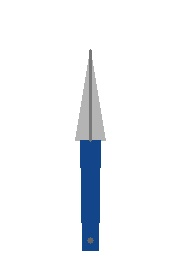
#> input picture dataset/original/knife/knife_001.jpg, 180 x 280 px; its folder holds only this picture in this run
$ python simple_augmenter.py
#> lines starting #> are read from the running program, lines starting #| are printed output that depends on the picture
import cv2
import argparse
from pathlib import Path
import shutil

class SimpleAugmenter:
    """
    Una clase simple para aumentar un dataset de imágenes aplicando transformaciones básicas.

    Atributos:
        input_dir (str): Directorio de las imágenes originales.
        output_dir (str): Directorio donde se guardarán las imágenes aumentadas.
    """

    def __init__(self, input_dir, output_dir):
        """
        Inicializa el aumentador con los directorios de entrada y salida.
        """
        self.input_dir = Path(input_dir)
        self.output_dir = Path(output_dir)
        if not self.input_dir.is_dir():
            raise FileNotFoundError(f"El directorio de entrada no existe: {self.input_dir}")
        self.output_dir.mkdir(parents=True, exist_ok=True)

    def _apply_transformations(self, image_path):
        """
        Aplica un conjunto fijo de transformaciones a una sola imagen.

        Args:
            image_path (Path): La ruta a la imagen a transformar.

        Returns:
            dict: Un diccionario con los nombres de las transformaciones y las imágenes (numpy arrays).
        """
        original_image = cv2.imread(str(image_path))
#> original_image is the input picture: shape (280, 180, 3); mean B, G, R 247.4, 244.8, 242.7
        if original_image is None:
            return {}

        # 1. Volteo Horizontal
        h_flip = cv2.flip(original_image, 1)

        # 2. Volteo Vertical
        v_flip = cv2.flip(original_image, 0)
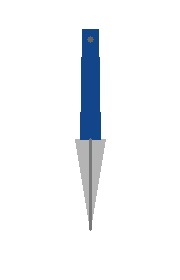
#> v_flip: shape (280, 180, 3); mean B, G, R 247.4, 244.8, 242.7

        # 3. Rotación 90 grados
        rotated_90 = cv2.rotate(original_image, cv2.ROTATE_90_CLOCKWISE)
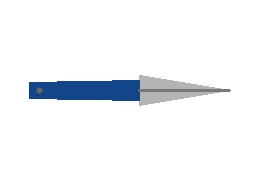
#> rotated_90: shape (180, 280, 3); mean B, G, R 247.4, 244.8, 242.7

        return {
            "h_flip": h_flip,
            "v_flip": v_flip,
            "rotated_90": rotated_90,
        }

    def process(self):
        """
        Procesa todas las imágenes en el directorio de entrada, aplica las transformaciones
        y guarda los resultados en el directorio de salida.
        """
        print(f"Iniciando aumentación simple desde '{self.input_dir}' hacia '{self.output_dir}'...")
        image_files = list(self.input_dir.glob('*.[jp][pn]g'))

        if not image_files:
            print("Advertencia: No se encontraron imágenes .jpg o .png en el directorio de entrada.")
            return

        total_original = len(image_files)
        total_augmented = 0

        for i, image_path in enumerate(image_files):
            print(f"Procesando [{i+1}/{total_original}]: {image_path.name}")

            # Copia la imagen original
            original_dest = self.output_dir / image_path.name
            cv2.imwrite(str(original_dest), cv2.imread(str(image_path)))
            total_augmented += 1

            transformations = self._apply_transformations(image_path)
#> transformations = 3 items

            for transform_name, transformed_image in transformations.items():
                new_filename = f"{image_path.stem}_{transform_name}{image_path.suffix}"
                output_path = self.output_dir / new_filename
                cv2.imwrite(str(output_path), transformed_image)
                total_augmented += 1
#> this loop made 3 passes
#> (transform_name, new_filename) on passes 1 to 3: ('h_flip', 'knife_001_h_flip.jpg'), ('v_flip', 'knife_001_v_flip.jpg'), ('rotated_90', 'knife_001_rotated_90.jpg')
#> after the loop, total_augmented = 4

        print("\n--- Proceso de Aumentación Completado ---")
        print(f"Imágenes originales procesadas: {total_original}")
        print(f"Imágenes totales en el directorio de salida: {total_augmented}")
#| Imágenes totales en el directorio de salida: 4
        print(f"Directorio de salida: '{self.output_dir}'")


def main():
    parser = argparse.ArgumentParser(
        description="Aumentador simple de imágenes para datasets de armas.",
        formatter_class=argparse.RawTextHelpFormatter
    )
    parser.add_argument(
        '--input',
        type=str,
        default='dataset/original',
        help='Directorio con las imágenes originales (por clase, ej: dataset/original/knife).'
    )
    parser.add_argument(
        '--output',
        type=str,
        default='dataset/augmented',
        help='Directorio para guardar las imágenes aumentadas (por clase, ej: dataset/augmented/knife).'
    )

    args = parser.parse_args()

    # Detectar si hay subdirectorios de clases (knife, pistol)
    input_path = Path(args.input)
    output_path = Path(args.output)

    subdirs = [d for d in input_path.iterdir() if d.is_dir()]

    if subdirs:
        print(f"Se detectaron {len(subdirs)} clases: {[d.name for d in subdirs]}")
        for class_dir in subdirs:
            print(f"\n--- Procesando clase: {class_dir.name} ---")
            class_output_dir = output_path / class_dir.name
            augmenter = SimpleAugmenter(class_dir, class_output_dir)
            augmenter.process()
#> pass 2 of the loop in main, `for class_dir in subdirs:`:
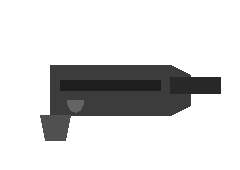
#> input picture dataset/original/pistol/pistol_001.jpg, 240 x 170 px
#> in _apply_transformations, original_image is the input picture: shape (170, 240, 3); min 26, max 255, mean 215.3
#> h_flip: shape (170, 240, 3)
#> in _apply_transformations (call 2), `v_flip = cv2.flip(original_image, 0)`:
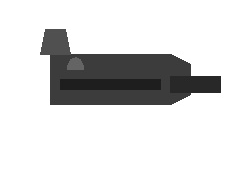
#> v_flip: shape (170, 240, 3); min 26, max 255, mean 215.3
#> in _apply_transformations (call 2), `rotated_90 = cv2.rotate(original_image, cv2.ROTATE_90_CLOCKWISE)`:
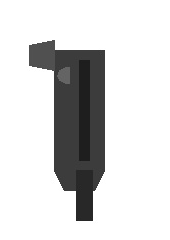
#> rotated_90: shape (240, 170, 3); min 26, max 255, mean 215.3
#> the loop in process (call 2), `for transform_name, transformed_image in transformations.items():` made 3 passes
#| Imágenes totales en el directorio de salida: 4
    else:
        print("\n--- Procesando en modo de directorio único ---")
        augmenter = SimpleAugmenter(args.input, args.output)
        augmenter.process()

if __name__ == '__main__':
    main()
